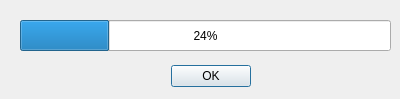
<?xml version="1.0" encoding="UTF-8"?>
<ui version="4.0">
 <class>Dialog</class>
 <widget class="QDialog" name="Dialog">
  <property name="geometry">
   <rect>
    <x>0</x>
    <y>0</y>
    <width>400</width>
    <height>99</height>
   </rect>
  </property>
  <property name="minimumSize">
   <size>
    <width>400</width>
    <height>99</height>
   </size>
  </property>
  <property name="maximumSize">
   <size>
    <width>400</width>
    <height>99</height>
   </size>
  </property>
  <property name="windowTitle">
   <string>Building Layers.. Please Wait</string>
  </property>
  <widget class="QDialogButtonBox" name="buttonBox">
   <property name="geometry">
    <rect>
     <x>80</x>
     <y>60</y>
     <width>171</width>
     <height>32</height>
    </rect>
   </property>
   <property name="orientation">
    <enum>Qt::Horizontal</enum>
   </property>
   <property name="standardButtons">
    <set>QDialogButtonBox::Ok</set>
   </property>
  </widget>
  <widget class="QProgressBar" name="progressBar">
   <property name="geometry">
    <rect>
     <x>20</x>
     <y>20</y>
     <width>371</width>
     <height>31</height>
    </rect>
   </property>
   <property name="value">
    <number>24</number>
   </property>
  </widget>
 </widget>
 <resources/>
 <connections>
  <connection>
   <sender>buttonBox</sender>
   <signal>accepted()</signal>
   <receiver>Dialog</receiver>
   <slot>accept()</slot>
   <hints>
    <hint type="sourcelabel">
     <x>248</x>
     <y>254</y>
    </hint>
    <hint type="destinationlabel">
     <x>157</x>
     <y>274</y>
    </hint>
   </hints>
  </connection>
  <connection>
   <sender>buttonBox</sender>
   <signal>rejected()</signal>
   <receiver>Dialog</receiver>
   <slot>reject()</slot>
   <hints>
    <hint type="sourcelabel">
     <x>316</x>
     <y>260</y>
    </hint>
    <hint type="destinationlabel">
     <x>286</x>
     <y>274</y>
    </hint>
   </hints>
  </connection>
 </connections>
</ui>
